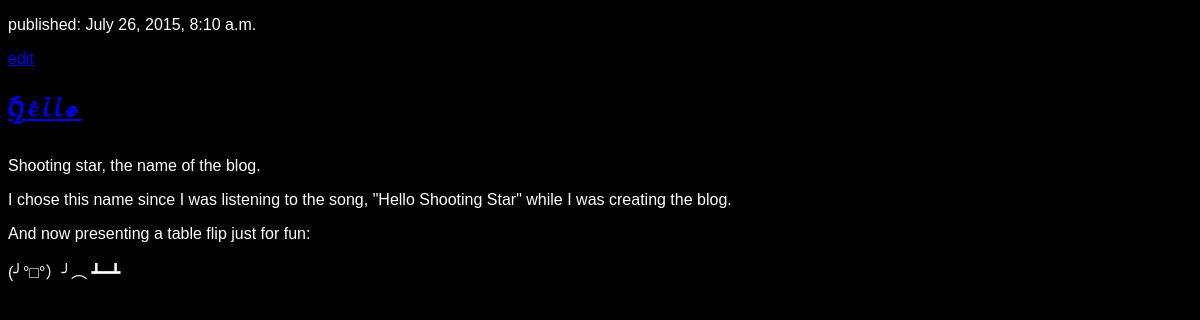
The app's page /post/1/ with its own data.
### blog/models.py (models this page shows, shortened)
class TimeStampedModel(models.Model):
    created = models.DateTimeField(auto_now_add=True)
    modified = models.DateTimeField(auto_now=True)
    class Meta:
        abstract = True

class Post(TimeStampedModel):
    author = models.ForeignKey('auth.User')
    title = models.CharField(max_length=200)
    text = models.TextField()
    published = models.DateTimeField(blank=True)

### blog/views.py (the view)
# urls.py: url(r'^post/(?P<pk>[0-9]+)/$', views.post_detail, name='post_detail'),
def post_detail(request, pk):
    post = get_object_or_404(Post, pk=pk)
    return render(request, 'blog/post_detail.html', {'post': post})

### blog/templates/blog/post_detail.html
{% extends 'blog/base.html' %}
{% block content %}
    <div>
        <p>published: {{ post.published }}</p>
        <a href="{% url 'post_edit' pk=post.pk %}">edit</a>
        <h2 class="hobbit">
            <a href="{% url 'post_detail' pk=post.pk %}">
                {{ post.title }}
            </a>
        </h2>
        <p>{{ post.text|linebreaks }}</p>
    </div>
{% endblock content %}

### blog/static/css/blog.css (style rules this page uses)
body { background-color: black; color: white; font-family: sans-serif, arial; }
.hobbit { font-family: hobbit, sans-serif; letter-spacing: 5px; }

### records on screen
Post: published "July 26, 2015, 8:10 a.m.", title "Hello", text "Shooting star, the name of the blog. I chose this name since I was listening to the song, \"Hello Shooting Star\" while I was creating the blog. And now presenting a table flip just for fun: (╯°□°）╯︵ ┻━┻"
